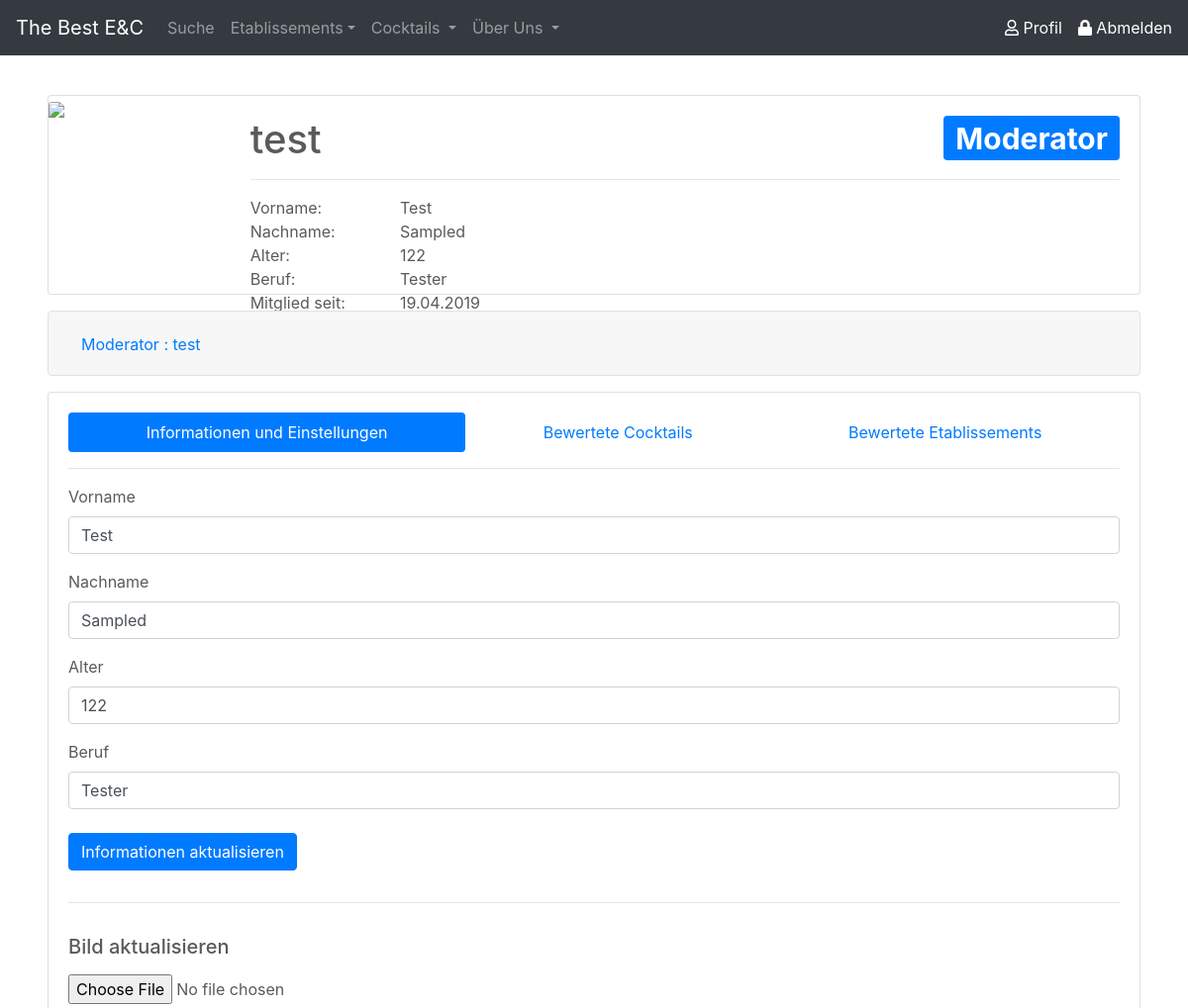
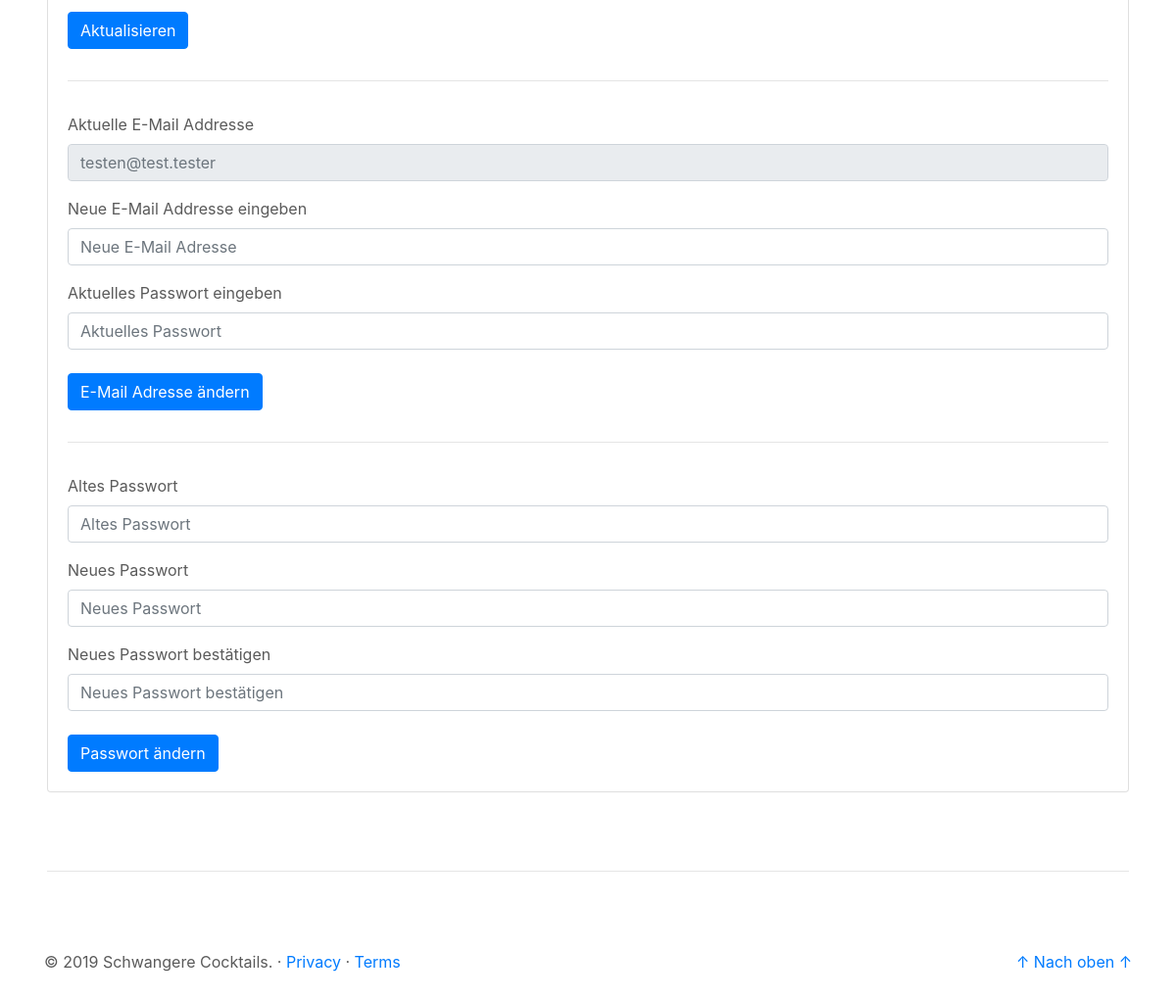
Page /site/profil_main.php (signed in) on the committed database (2 pictures, top to bottom).
### tables this page shows
CREATE TABLE `user` (
  `id` int(11) NOT NULL,
  `email` varchar(50) NOT NULL,
  `passwort` varchar(255) NOT NULL,
  `username` varchar(25) NOT NULL,
  `vorname` varchar(25) DEFAULT NULL,
  `nachname` varchar(25) DEFAULT NULL,
  `age` tinyint(3) DEFAULT NULL,
  `beruf` varchar(25) DEFAULT NULL,
  `created_at` timestamp NOT NULL DEFAULT CURRENT_TIMESTAMP,
  `updated_at` timestamp NULL DEFAULT NULL,
  `rang` tinyint(1) NOT NULL DEFAULT '0',
  `img` blob
);

### php/db/select_userInfo.php (called while the page is built, shortened)
<?php
$pdo = new PDO('mysql:host=localhost;dbname=dbprog', 'root', '');
$statement = $pdo->prepare(
       "SELECT username as uname
              ,vorname as vname
              ,nachname as nname
              ,email as email
              ,age as age
              ,beruf as beruf
              ,created_at as ts
              ,img as img
              ,rang as rang
        FROM user
        WHERE id = :userId"
);
$result = $statement->execute(array('userId' => $userId));
$userInfo = $statement->fetch();
$userInfo["ts"] = date("d.m.Y", strtotime($userInfo['ts']));

### site/profil_main.php (the view, shortened to what this page needs)
<?php
if (isset($_SESSION['userId'])) {
    $userId = $_SESSION['userId'];
    include('../php/db/select_userInfo.php');
}
?>
<!doctype html>
<html lang="de">
<head>
    <link rel="stylesheet" href="https://stackpath.bootstrapcdn.com/bootstrap/4.3.1/css/bootstrap.min.css">
    <link href="../css/csstoolbox.css" rel="stylesheet">
</head>
<body class="center-block">
    <header role="header">
        <?php
        include('../php/buildHeader.php');
        ?>
    </header>
    <main role="main">
        <div class="mt-5 ml-5 mr-5">
            <?php
            if (isset($_SESSION['userId'])) {
                echo '
            <div class="card mb-3" width="100%" style="max-height: 360px;">
                <div class="row no-gutters">
                    <div class="col-md-2">';
                if ($userInfo["img"]) {
                    echo '
                        <img src="../php/db/get_img.php?user_id=' . $userId . '" class="card-img-top">';
                } else {
                    echo '
                        <img src="../res/placeholder_no_image.svg" class="card-img-top">';
                }
                echo '
                    </div>
                    <div class="col-md-10">
                        <div class="card-body d-flex flex-column" style="max-height: 200px;">
                            <div>
                                <h1 class="card-title">' . $userInfo["uname"];
                if ($_SESSION['rang'] == 1) {
                    echo '
                                <span class="badge badge-primary float-right">Moderator</span>';
                } elseif ($_SESSION['rang'] == 2) {
                    echo '
                                <span class="badge badge-danger float-right">Admin</span>';
                }
                echo '
                                </h1>
                                <hr>
                            </div>
                            <div class="card-text">
                                <div class="row">
                                    <div class="col-2">Vorname: </div>
                                    <div class="col-10">' . $userInfo["vname"] . '</div>
                                </div>
                                <div class="row">
                                    <div class="col-2">Nachname: </div>
                                    <div class="col-10">' . $userInfo["nname"] . '</div>
                                </div>
                                <div class="row">
                                    <div class="col-2">Alter: </div>
                                    <div class="col-10">' . $userInfo["age"] . '</div>
                                </div>
                                <div class="row">
                                    <div class="col-2">Beruf: </div>
                                    <div class="col-10">' . $userInfo["beruf"] . '</div>
                                </div>
                                <div class="row">
                                    <div class="col-2">Mitglied seit: </div>
                                    <div class="col-10">' . $userInfo["ts"] . '</div>
                                </div>
                            </div>
                        </div>
                    </div>
                </div>
             </div>';
                if (isset($_SESSION['userId']) && $_SESSION['rang'] > 0) {
                    if ($_SESSION['rang'] == 2) {
                        $rolle = "Admin";
                    } elseif ($_SESSION['rang'] == 1) {
                        $rolle = "Moderator";
                    }
                    echo '
            <div class="accordion mb-3" id="accordionExample">
                <div class="card border rounded">
                    <div class="card-header" id="headingOne">
                        <h2 class="mb-0">
                            <button class="btn btn-link" type="button" data-toggle="collapse" data-target="#collapseOne" aria-expanded="false" aria-controls="collapseOne">' . $rolle . ' : ' . $userInfo['uname'] . '</button>
                        </h2>
                    </div>
                    <div id="collapseOne" class="collapse" aria-labelledby="headingOne" data-parent="#accordionExample">
                        <div class="card-body">';
                    echo '
                        </div>
                    </div>
                </div>
            </div>';
                }
                echo '
            <div class="card card-body">
            <ul class="nav nav-pills flex-column flex-sm-row" id="profil-tab" role="tablist">
                    <li class="flex-sm-fill text-sm-center nav-item">
                    <a class="nav-link active" id="setting-tab" data-toggle="pill" href="#setting" role="tab" aria-controls="setting" aria-selected="true">Informationen und Einstellungen</a>
                    </li>
                    <li class="flex-sm-fill text-sm-center nav-item">
                    <a class="nav-link" id="bewCock-tab" data-toggle="pill" href="#bewCock" role="tab" aria-controls="bewCock" aria-selected="false">Bewertete Cocktails</a>
                    </li>
                    <li class="flex-sm-fill text-sm-center nav-item">
                        <a class="nav-link" id="bewEtab-tab" data-toggle="pill" href="#bewEtab" role="tab" aria-controls="bewEtab" aria-selected="false">Bewertete Etablissements</a>
                    </li>
                </ul>
                <hr>
                <div class="tab-content" id="profil-tabContent">
                    <div class="tab-pane fade show active" id="setting" role="tabpanel" aria-labelledby="setting-tab">
                        <form action="../php/db/update_userInfo.php" method="post">
                                <div class="form-group">
                                    <label for="u_ui_vname">Vorname</label>
                                    <input type="text" maxlength="50" class="form-control" id="u_ui_vname" name="u_ui_vname" value="' . $userInfo['vname'] . '" placeholder="Vorname">
                                </div>
                                <div class="form-group">
                                    <label for="u_ui_nname">Nachname</label>
                                    <input type="text" maxlength="25" class="form-control" id="u_ui_nname" name="u_ui_nname" value="' . $userInfo['nname'] . '" placeholder="Nachname">
                                </div>
                                <div class="form-group">
                                    <label for="u_ui_age">Alter</label>
                                    <input type="number" max="127" class="form-control" id="u_ui_age" name="u_ui_age" value="' . $userInfo['age'] . '" placeholder="Alter">
                                </div>
                                <div class="form-group">
                                    <label for="u_ui_beruf">Beruf</label>
                                    <input type="text" maxlength="25" class="form-control" id="u_ui_beruf" name="u_ui_beruf" value="' . $userInfo['beruf'] . '" placeholder="Beruf">
                                </div>
                            <button type="submit" class="btn btn-primary mt-2">Informationen aktualisieren</button>
                        </form>
                        <hr class="ct-hr-divider-2">
                        <form action="../php/db/update_userPic.php" method="POST" enctype="multipart/form-data">
                        <div class="form-group">
							<label for="file"><h5>Bild aktualisieren</h5></label>
                            <input type="file" name="file" id="file" class="form-control-file">
                            <button type="submit" class="btn btn-primary mt-3">Aktualisieren</button>
						</div>
                        </form>
                        <hr class="ct-hr-divider-2">
                        <form action="../php/db/update_userEmail.php" method="post">
                            <div class="form-group">
                                <label for="u_ue_emailOld">Aktuelle E-Mail Addresse</label>
                                <input type="email" class="form-control" id="u_ue_emailOld" placeholder="' . $userInfo['email'] . '" readonly>
                            </div>
                            <div class="form-group">
                                <label for="u_ue_emailNew">Neue E-Mail Addresse eingeben</label>
                                <input type="email" class="form-control" id="u_ue_emailNew" placeholder="Neue E-Mail Adresse" name="u_ue_emailNew" maxlength="50">
                            </div>
                            <div class="form-group">
                                <label for="u_ue_password">Aktuelles Passwort eingeben</label>
                                <input type="password" class="form-control" id="u_ue_password" placeholder="Aktuelles Passwort" name="u_ue_password" maxlength="20">
                            </div>
                            <button type="submit" class="btn btn-primary mt-2">E-Mail Adresse ändern</button>
                        </form>
                        <hr class="ct-hr-divider-2">
                        <form action="../php/db/update_userPassword.php" method="post">
                            <div class="form-group">
                                <label for="u_up_passOld">Altes Passwort</label>
                                <input type="password" class="form-control" id="u_up_passOld" placeholder="Altes Passwort" name="u_up_passOld" maxlength="20">
                            </div>
                            <div class="form-group">
                                <label for="u_up_passNew">Neues Passwort</label>
                                <input type="password" class="form-control" id="u_up_passNew" placeholder="Neues Passwort" name="u_up_passNew" maxlength="20">
                            </div>
                            <div class="form-group">
                                <label for="u_up_passNew_confirm">Neues Passwort bestätigen</label>
                                <input type="password" class="form-control" id="u_up_passNew_confirm" placeholder="Neues Passwort bestätigen" name="u_up_passNew_confirm" maxlength="20">
                            </div>
                            <button type="submit" class="btn btn-primary mt-2">Passwort ändern</button>
                        </form>
                    </div>
                    <div class="tab-pane fade" id="bewCock" role="tabpanel" aria-labelledby="bewCock-tab">
                        <table class="table">
                            <tbody>';
                echo '      </tbody>
                        </table>
                    </div>
                    <div class="tab-pane fade" id="bewEtab" role="tabpanel" aria-labelledby="bewEtab-tab">
                        <table class="table">
                            <thead>
                                <tr>
                                    <th scope="col"></th>
                                    <th scope="col">Zeitpunkt</th>
                                    <th scope="col">Etablissement</th>
                                    <th scope="col">Text</th>
                                    <th scope="col">Bewertung</th>
                                </tr>
                            </thead>
                            <tbody>';
                echo '      </tbody>
                        </table>
                    </div>
                </div>
            </div>';
            } else {
                echo '<div class="card card-body"><h2 class="ct-text-center">Bitte zuerst <a class="" href="signin.php">Anmelden</a>.</h2></div>';
            }
            ?>
        </div>
    </main>
    <hr class="ct-hr-divider ml-5 mr-5">
    <footer role="footer" class="container">
        <?php
        include('../php/buildFooter.php');
        ?>
    </footer>
</body>
</html>

### css/csstoolbox.css (style rules this page uses)
body { padding-top: 3rem; padding-bottom: 3rem; margin: auto; color: #5a5a5a; }
.ct-hr-divider { margin: 5rem; }
.ct-hr-divider-2 { margin-top: 2rem; margin-bottom: 2rem; }

### rows in the picture
user: username "test", vorname "Test", nachname "Sampled", age "122", beruf "Tester", u_ui_vname "Test", u_ui_nname "Sampled", u_ui_age "122", u_ui_beruf "Tester", email "testen@test.tester"

### other values in the picture
$userInfo["ts"] "19.04.2019"
$rolle "Moderator"
